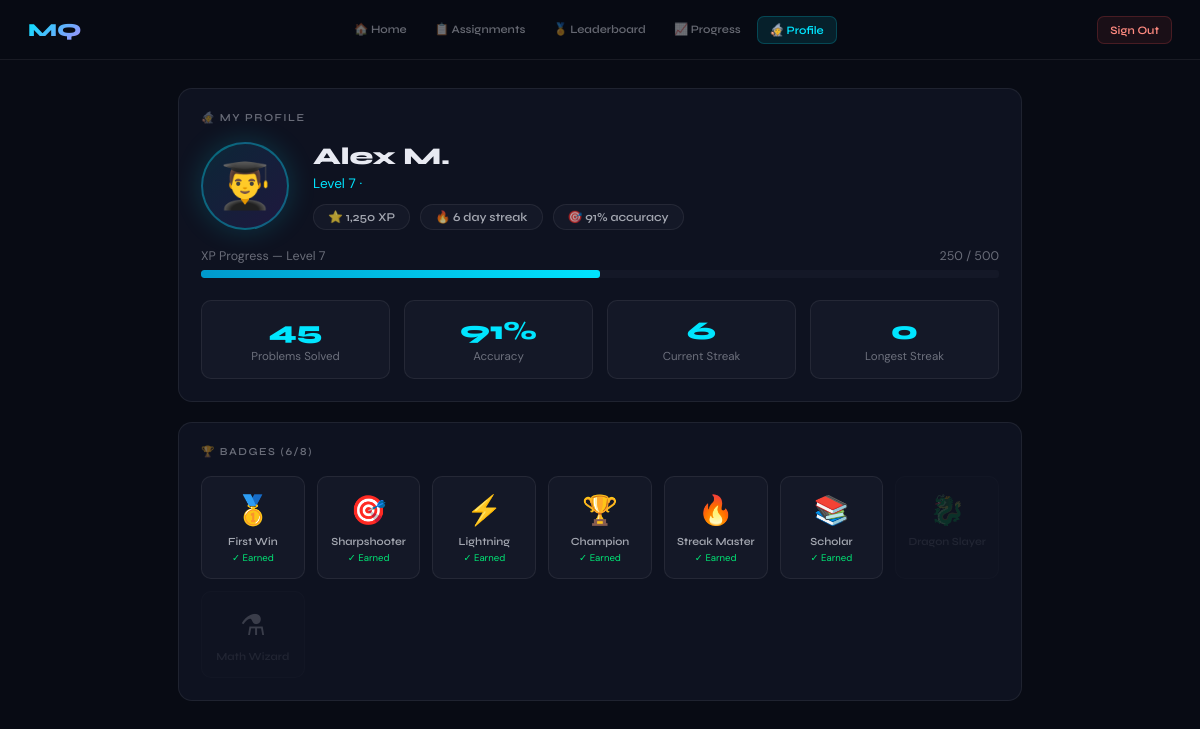
Screenshot of /profile.php (signed in) with the database file from the repository.
### tables this page shows
CREATE TABLE student_stats (
  id              INT AUTO_INCREMENT PRIMARY KEY,
  user_id         INT NOT NULL UNIQUE,
  xp              INT DEFAULT 0,
  level           INT DEFAULT 1,
  streak          INT DEFAULT 0,
  longest_streak  INT DEFAULT 0,
  problems_solved INT DEFAULT 0,
  problems_correct INT DEFAULT 0,
  last_active     DATE DEFAULT NULL,
  FOREIGN KEY (user_id) REFERENCES users(id) ON DELETE CASCADE
);

CREATE TABLE badges (
  id    INT AUTO_INCREMENT PRIMARY KEY,
  slug  VARCHAR(50) UNIQUE NOT NULL,
  name  VARCHAR(100) NOT NULL,
  icon  VARCHAR(10),
  description VARCHAR(200)
);

### Config.php (called while the page is built, shortened)
<?php
function db(): PDO {
    static $pdo = null;
    if ($pdo === null) {
        $dsn = 'mysql:host=' . DB_HOST . ';dbname=' . DB_NAME . ';charset=' . DB_CHARSET;
        $pdo = new PDO($dsn, DB_USER, DB_PASS, [
            PDO::ATTR_ERRMODE            => PDO::ERRMODE_EXCEPTION,
            PDO::ATTR_DEFAULT_FETCH_MODE => PDO::FETCH_ASSOC,
            PDO::ATTR_EMULATE_PREPARES   => false,
        ]);
    }
    return $pdo;
}
function current_user(): ?array {
    return $_SESSION['user'] ?? null;
}
function require_login(string $role = ''): array {
    $user = current_user();
    return $user;
}

### profile.php (the view, shortened to what this page needs)
<?php
require_once 'config.php';
$user = require_login('student');
$stats = db()->prepare('SELECT * FROM student_stats WHERE user_id=?');
$stats->execute([$user['id']]);
$s=$stats->fetch()?:[];
$xp=$s['xp']??0;$level=$s['level']??1;$streak=$s['streak']??0;
$solved=$s['problems_solved']??0;$correct=$s['problems_correct']??0;
$accuracy=$solved>0?round($correct/$solved*100):0;
$longestStreak=$s['longest_streak']??0;
$badges=db()->prepare('SELECT b.* FROM badges b JOIN user_badges ub ON ub.badge_id=b.id WHERE ub.user_id=? ORDER BY ub.earned_at DESC');
$badges->execute([$user['id']]);
$earnedBadges=$badges->fetchAll();
$earnedSlugs=array_column($earnedBadges,'slug');
$allBadges=db()->query('SELECT * FROM badges ORDER BY id')->fetchAll();
?><!DOCTYPE html>
<html lang="en">
<head>
</head>
<body>
<nav>
  <a href="dashboard.php" class="nav-logo">MQ</a>
  <div class="nav-links">
    <a href="dashboard.php"   class="nav-link">🏠 Home</a>
    <a href="assignments.php" class="nav-link">📋 Assignments</a>
    <a href="leaderboard.php" class="nav-link">🏅 Leaderboard</a>
    <a href="progress.php"    class="nav-link">📈 Progress</a>
    <a href="profile.php"     class="nav-link active">🧙 Profile</a>
  </div>
  <a href="logout.php" class="logout">Sign Out</a>
</nav>
<main class="main">
  <div class="panel" style="animation-delay:.04s">
    <div class="ptitle">🧙 My Profile</div>
    <div class="profile-hero">
      <div class="avatar-wrap"><?=htmlspecialchars($user['avatar'])?></div>
      <div>
        <div class="profile-name"><?=htmlspecialchars($user['full_name'])?></div>
        <div class="profile-role">Level <?=$level?> · <?=htmlspecialchars($user['class_name']??'')?></div>
        <div class="stat-chips">
          <div class="chip">⭐ <?=number_format($xp)?> XP</div>
          <div class="chip">🔥 <?=$streak?> day streak</div>
          <div class="chip">🎯 <?=$accuracy?>% accuracy</div>
        </div>
      </div>
    </div>
    <div style="margin-top:18px">
      <div style="display:flex;justify-content:space-between;font-size:0.78em;color:var(--tdim);margin-bottom:4px">
        <span>XP Progress — Level <?=$level?></span><span><?=number_format($xp%500)?> / 500</span>
      </div>
      <div class="bar" style="height:8px;margin-bottom:0"><div class="bar-fill" style="width:<?=min(100,round(($xp%500)/500*100))?>%"></div></div>
    </div>
    <div class="stat-grid">
      <div class="stat-box"><div class="stat-val"><?=$solved?></div><div class="stat-lbl">Problems Solved</div></div>
      <div class="stat-box"><div class="stat-val"><?=$accuracy?>%</div><div class="stat-lbl">Accuracy</div></div>
      <div class="stat-box"><div class="stat-val"><?=$streak?></div><div class="stat-lbl">Current Streak</div></div>
      <div class="stat-box"><div class="stat-val"><?=$longestStreak?></div><div class="stat-lbl">Longest Streak</div></div>
    </div>
  </div>
  <div class="panel" id="badges" style="animation-delay:.12s">
    <div class="ptitle">🏆 Badges (<?=count($earnedBadges)?>/<?=count($allBadges)?>)</div>
    <div class="badges-grid">
      <?php foreach($allBadges as $b):$earned=in_array($b['slug'],$earnedSlugs);?>
      <div class="badge-card <?=$earned?'':'locked'?>" title="<?=htmlspecialchars($b['description'])?>">
        <div class="badge-ico"><?=$b['icon']?></div>
        <div class="badge-name"><?=htmlspecialchars($b['name'])?></div>
        <?php if($earned):?><div style="font-size:0.6em;color:var(--green);margin-top:3px">✓ Earned</div><?php endif;?>
      </div>
      <?php endforeach;?>
    </div>
  </div>
</main>
</body>
</html>

### profile.php (style rules this page uses)
:root { --bg:#080b14;--s1:#0e1220;--s2:#141827;--s3:#1a2035;--b:rgba(255,255,255,0.07);--bb:rgba(255,255,255,0.12);--cyan:#00e5ff;--cdim:rgba(0,229,255,0.1);--violet:#7c3aed;--vdim:rgba(124,58,237,0.15);--amber:#ffab00;--adim:rgba(255,171,0,0.15);--green:#00e676;--gdim:rgba(0,230,118,0.12);--red:#ff5252;--text:#e8eaf2;--tdim:rgba(232,234,242,0.42);--tmid:rgba(232,234,242,0.68) }
* { margin:0;padding:0;box-sizing:border-box }
body { font-family:'DM Sans',sans-serif;background:var(--bg);color:var(--text);min-height:100vh }
nav { display:flex;align-items:center;justify-content:space-between;padding:0 28px;height:60px;background:rgba(8,11,20,0.97);border-bottom:1px solid var(--b);position:sticky;top:0;z-index:100;backdrop-filter:blur(12px) }
.nav-logo { font-family:'Syne',sans-serif;font-weight:800;font-size:1.15em;background:linear-gradient(135deg,var(--cyan),#a78bfa);-webkit-background-clip:text;-webkit-text-fill-color:transparent;text-decoration:none }
.nav-links { display:flex;gap:4px }
.nav-link { padding:6px 12px;border-radius:7px;color:var(--tdim);font-family:'Syne',sans-serif;font-size:0.71em;font-weight:600;text-decoration:none;transition:all 0.2s }
.nav-link.active { background:var(--cdim);color:var(--cyan);border:1px solid rgba(0,229,255,0.2) }
.logout { padding:6px 12px;background:rgba(255,82,82,0.08);border:1px solid rgba(255,82,82,0.2);border-radius:7px;color:#ff8a80;font-family:'Syne',sans-serif;font-size:0.71em;font-weight:600;text-decoration:none }
.main { padding:28px;max-width:900px;margin:0 auto }
.panel { background:var(--s1);border:1px solid var(--b);border-radius:14px;padding:22px;margin-bottom:20px;animation:pIn 0.4s ease backwards }
.ptitle { font-family:'Syne',sans-serif;font-size:0.67em;font-weight:600;letter-spacing:0.14em;color:var(--tdim);text-transform:uppercase;margin-bottom:18px }
.profile-hero { display:flex;align-items:center;gap:24px;flex-wrap:wrap }
.avatar-wrap { width:88px;height:88px;border-radius:50%;background:linear-gradient(135deg,var(--cdim),var(--vdim));border:2px solid rgba(0,229,255,0.35);display:flex;align-items:center;justify-content:center;font-size:2.8em;flex-shrink:0;box-shadow:0 0 28px rgba(0,229,255,0.18);animation:avPulse 3s ease-in-out infinite }
.profile-name { font-family:'Syne',sans-serif;font-weight:800;font-size:1.5em;margin-bottom:4px }
.profile-role { font-size:0.85em;color:var(--cyan);margin-bottom:12px }
.stat-chips { display:flex;gap:10px;flex-wrap:wrap }
.chip { padding:5px 14px;background:var(--s2);border:1px solid var(--b);border-radius:20px;font-family:'Syne',sans-serif;font-size:0.75em;font-weight:600;color:var(--tmid) }
.stat-grid { display:grid;grid-template-columns:repeat(4,1fr);gap:14px;margin-top:22px }
.stat-box { background:var(--s2);border:1px solid var(--b);border-radius:10px;padding:14px;text-align:center }
.stat-val { font-family:'Syne',sans-serif;font-weight:800;font-size:1.6em;color:var(--cyan);margin-bottom:3px }
.stat-lbl { font-size:0.72em;color:var(--tdim) }
.bar { height:6px;background:var(--s2);border-radius:3px;overflow:hidden;margin:6px 0 4px }
.bar-fill { height:100%;border-radius:3px;background:linear-gradient(90deg,#0099cc,var(--cyan)) }
.badges-grid { display:grid;grid-template-columns:repeat(auto-fill,minmax(90px,1fr));gap:12px }
.badge-card { background:var(--s2);border:1px solid var(--b);border-radius:10px;padding:14px 8px;text-align:center;transition:all 0.2s;position:relative }
.badge-card.locked { opacity:0.2 }
.badge-ico { font-size:1.8em;margin-bottom:6px }
.badge-name { font-family:'Syne',sans-serif;font-size:0.68em;font-weight:600;color:var(--tdim) }
.badge-card:not(.locked) .badge-name { color:var(--tmid) }

### rows the page displays
student_stats: level "7", xp "1,250", streak "6", accuracy "91", $xp%500 "250", problems_solved "45", longest_streak "0"
badges: icon "🥇", name "First Win", slug "✓ Earned"
badges: icon "🎯", name "Sharpshooter", slug "✓ Earned"
badges: icon "⚡", name "Lightning", slug "✓ Earned"
badges: icon "🏆", name "Champion", slug "✓ Earned"
badges: icon "🔥", name "Streak Master", slug "✓ Earned"
badges: icon "📚", name "Scholar", slug "✓ Earned"
badges: icon "🐉"
badges: icon "⚗"

### other values shown
$user['avatar'] "👨‍🎓"
$user['full_name'] "Alex M."
count($earnedBadges) "6"
count($allBadges) "8"
